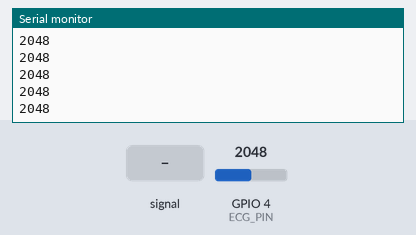
A sketch run on a simulated ESP32. On the bench: the last lines printed to the serial monitor. The test bench sets the inputs (shaded band); at power-on: GPIO 4 (ECG_PIN) = 2048 (analog values on the 0–4095 scale).

Above: at 2.2 s.
2.3 s: GPIO 4 (ECG_PIN) fed a 200 Hz sine of ±327 counts around its level
At 3.0 s:
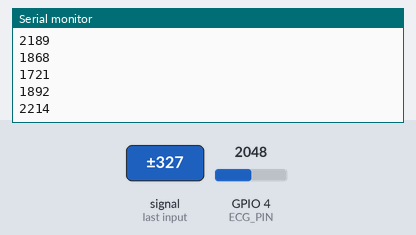
3.8 s: GPIO 4 (ECG_PIN) set to 2866
At 4.3 s:
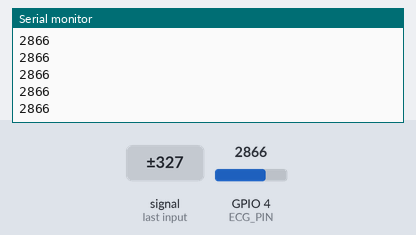
5.3 s: GPIO 4 (ECG_PIN) fed a 1000 Hz sine of ±1023 counts around its level
6.8 s: GPIO 4 (ECG_PIN) set to 3603
At 7.7 s:
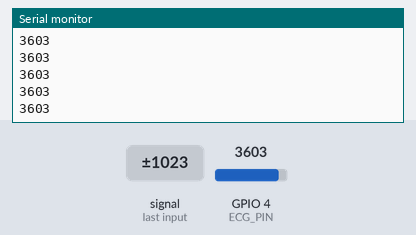
Timing chart, 0 to 9.3 s (numbered marks = the images above; inputs shaded):
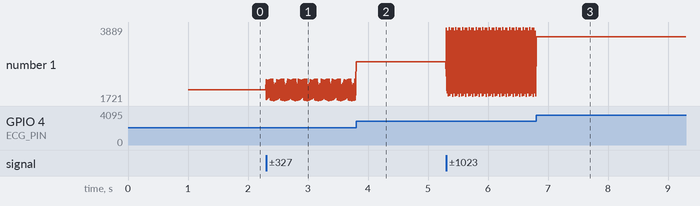

The sketch:

ESP32_AD8232_ECG_Serial.ino
```cpp
// ========================================================================
// ESP32 + AD8232 ECG acquisition for MATLAB dashboard
// Sends one ADC value per line at 250 samples/second over Serial.
// ========================================================================

const int ECG_PIN = 4;                 // AD8232 OUTPUT -> ESP32 ADC pin
const int FS = 250;                    // samples per second
const uint32_t TS_US = 1000000UL / FS; // 4000 microseconds

// Optional lead-off pins. Set USE_LEADS_OFF true only if LO+ and LO- are wired.
const bool USE_LEADS_OFF = false;
const int LO_PLUS_PIN  = 25;
const int LO_MINUS_PIN = 26;

uint32_t nextSampleTime;

void setup() {
  Serial.begin(115200);
  delay(1000);

  analogReadResolution(12);                    // 0 to 4095
  analogSetPinAttenuation(ECG_PIN, ADC_11db);  // wider input range

  if (USE_LEADS_OFF) {
    pinMode(LO_PLUS_PIN, INPUT);
    pinMode(LO_MINUS_PIN, INPUT);
  }

  nextSampleTime = micros();
}

void loop() {
  if ((int32_t)(micros() - nextSampleTime) >= 0) {
    nextSampleTime += TS_US;

    if (USE_LEADS_OFF && (digitalRead(LO_PLUS_PIN) == HIGH || digitalRead(LO_MINUS_PIN) == HIGH)) {
      Serial.println("LEADS_OFF");
    } else {
      int adc = analogRead(ECG_PIN);
      Serial.println(adc);
    }
  }
}
```

Measured:
- after the input at 2.3 s, the serial monitor: prints a new line at once (image 1)
- after the input at 6.8 s, the serial monitor: prints a new line at once (image 3)
- plotted number 1: 2048 → 2303 after the input at 2.3 s, 1866 → 3603 after the input at 6.8 s
